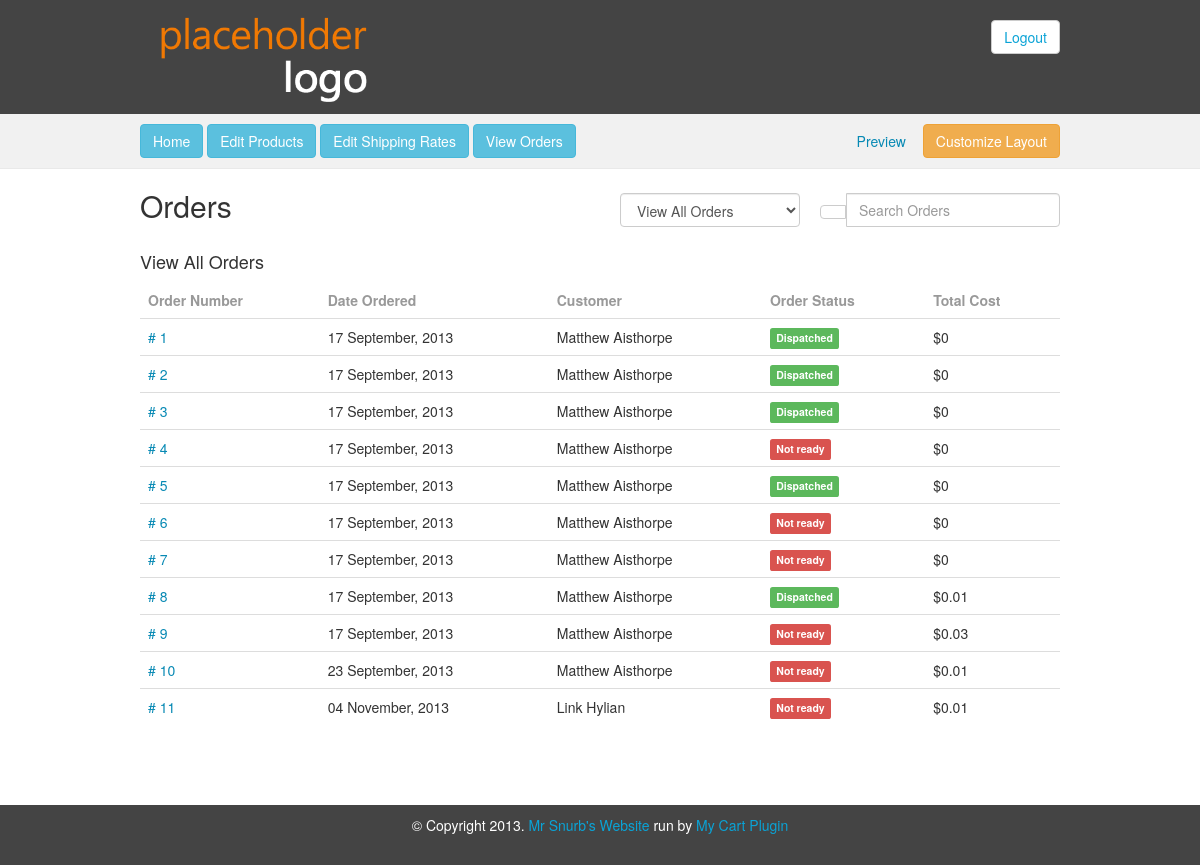
Screenshot of /mycart/admin/orders.php with the database file from the repository.
### tables this page shows
CREATE TABLE IF NOT EXISTS `order` (
  `id` int(11) NOT NULL AUTO_INCREMENT,
  `customerId` int(11) NOT NULL,
  `dateTimeOrdered` datetime NOT NULL,
  `paypalId` varchar(50) NOT NULL,
  `dateTimeSent` datetime DEFAULT NULL,
  `trackingId` int(11) DEFAULT NULL,
  `deliveryAddr` text,
  `billingAddr` text,
  PRIMARY KEY (`id`)
);

CREATE TABLE IF NOT EXISTS `customer` (
  `id` int(11) NOT NULL AUTO_INCREMENT,
  `fname` varchar(35) NOT NULL,
  `lname` varchar(35) NOT NULL,
  `password` varchar(50) NOT NULL,
  `email` varchar(254) NOT NULL,
  `phone` varchar(50) NOT NULL,
  `address` text NOT NULL,
  `shipping` text NOT NULL,
  PRIMARY KEY (`id`)
);

### mycart/admin/orders.php (the view, shortened to what this page needs)
<?php include("../includes/cms-header.inc.php"); ?>
	<div class="body-content">
		<div class="wrapper clearfix">
			<div class="page-head clearfix">
				<div class="page-heading">
					<h2>Orders</h2>
				</div>
				<div class="page-nav">
					<div class="page-nav-1">
						<select class="form-control">
							<option>View All Orders</option>
						</select>
					</div>
					<div class="page-nav-2">
						<div class="input-group">
							<span class="input-group-btn">
								<button class="btn btn-default" type="button"><i class="icon-search"></i></button>
							</span>
							<input type="search" class="form-control" placeholder="Search Orders"/>
						</div>
					</div>
				</div>
			</div>
			<h4>View All Orders</h4>
			<table class="orders table table-hover">
				<thead>
					<tr>
						<td>Order Number</td>
						<td>Date Ordered</td>
						<td>Customer</td>
						<td>Order Status</td>
						<td>Total Cost</td>
					</tr>
				</thead>
				<tbody>
					<?php
					include('../includes/db.inc.php');
					$order = $dbh->query("SELECT o.id, o.dateTimeOrdered, o.dateTimeSent, c.fname, c.lname
							FROM `order` o, customer c
							WHERE o.customerId = c.id");
					$order->setFetchMode(PDO::FETCH_ASSOC);
					while($oItem = $order->fetch())
					{
						echo("<tr class='row-link'>");
						echo('<td><a class="order-link" href="orders-view.php?id=' . $oItem['id'] . '"> # ' . $oItem['id'] . "</td>");
						echo("<td>" . date("d F, Y", strtotime($oItem['dateTimeOrdered'])) . "</td>");
						echo("<td>" . $oItem['fname'] . " ". $oItem['lname'] . "</td>");
						echo("<td>");
						if($oItem['dateTimeSent'] == Null)
						{
							echo('<span class="label label-danger">Not ready</span>');
						}
						else
						{
							echo('<span class="label label-success">Dispatched</span>');
						}
						echo("</td>");
						$ordId = $oItem['id'];
						$products = $dbh->query("SELECT pc.cost, po.quantity
								FROM product p, product_order po, product_cost pc, product_variation pv
								WHERE po.orderId = '$ordId'
								AND po.productId = p.id
								AND po.productVarId = pv.id
								AND po.productId = pc.productId");
						$products->setFetchMode(PDO::FETCH_ASSOC);
						$runningTotal = 0;
						while($product = $products->fetch())
						{
							$runningTotal += $product['cost'] * $product['quantity'];
						}
						echo("<td>$$runningTotal</td>");
						echo("</tr>");
					}
					?>
				</tbody>
			</table>
		</div>
	</div>
<?php include("../includes/cms-footer.inc.php"); ?>

### mycart/includes/cms-header.inc.php (shortened to what this page needs)
<!DOCTYPE html>
<html>
<head>
	<link rel="stylesheet" href="../css/bootstrap.css">
	<link href="http://netdna.bootstrapcdn.com/font-awesome/3.2.1/css/font-awesome.css" rel="stylesheet">
	<link rel="stylesheet" type="text/css" href="../css/cms.css"/>
</head>
<body>
	<div class="pushy-footer-wrapper">
 	<div class="header-content">
		<div class="wrapper clearfix">
				<div class="clearfix">
					<a class="header-logo" href="home.php"><img class="client-logo" src="../img/placeholder-logo.png" alt="Logo"/></a>
					<div class="header-nav">
						<a href="index.php" class="btn btn-default">Logout</a>
					</div>
				</div>
		</div>
	</div>
	<div class="nav-content">
		<div class="wrapper clearfix">
			<div class="inner clearfix">
				<div class="nav-main">
					<a href="home.php" class="btn btn-info"><span class="icon-home"></span> Home</a>
					<a href="products.php" class="btn btn-info"><span class="icon-pencil"></span> Edit Products</a>
					<a href="shipping.php" class="btn btn-info"><i class="icon-truck"></i> Edit Shipping Rates</a>
					<a href="orders.php" class="btn btn-info"><span class="icon-list"></span> View Orders</a>
				</div>
				<div class="nav-customize">
					<a href="preview.php" class="btn btn-invert"><i class="icon-eye-open"></i> Preview</a>
					<a href="customize.php" class="btn btn-warning"><span class="icon-cog"></span> Customize Layout</a>
				</div>
			</div>
		</div>
	</div>

### mycart/includes/cms-footer.inc.php (shortened to what this page needs)
</div>
	<div class="footer">
		<p>&copy; Copyright 2013. <a href="#">Mr Snurb's Website</a> run by <a href="http://www.mycartplugin.com">My Cart Plugin</a></p>
	</div>
</body>
</html>

### mycart/css/cms.css (style rules this page uses)
html { font: 81.25% arial, helvetica, sans-serif; background: #fff; color: #333; line-height: 1; direction: ltr; }
a { color: #0789B4; text-decoration: none; }
table { border-collapse: collapse; border-spacing: 0; }
html, body { position: absolute; height: 100%; min-width: 100%; }
.wrapper { position: relative; min-height: 100%; margin: 0 auto; padding: 0 20px; width: 960px; }
.nav-content { background-color: #f1f1f1; border-bottom: 1px solid #e9e9e9; }
.header-content { background-color: #444; }
.header-content .client-logo { width: 250px; }
.header-content a { color: #0AA3D6; text-decoration: none; }
.header-content .header-logo { float: left; }
.header-content .header-nav { float: right; margin-top: 20px; }
.nav-content .inner { padding: 10px 0; }
.nav-content .nav-main { float: left; }
.nav-content .nav-customize { float: right; }
.page-head { margin-bottom: 20px; }
.page-heading { float: left; }
.page-nav { float: right; margin-top: 24px; }
.page-nav .page-nav-1 { float: left; margin-right: 20px; }
.page-nav .page-nav-2 { float: left; width: 240px; }
.table thead tr { color: #999; font-weight: bold; }
.orders.table tbody tr td { vertical-align: middle; }
.footer { background-color: #444; color: #fff; text-align: center; }
.footer a { color: #0AA3D6; text-decoration: none; }
.pushy-footer-wrapper { min-height: 100%; }
.footer { min-height: 60px; margin-top: -60px; padding: 10px; }
.body-content { padding-bottom: 120px; }

### rows the page displays
order: id "1", dateTimeOrdered "17 September, 2013", customerId.fname "Matthew", customerId.lname "Aisthorpe", shows "Dispatched", runningTotal "0"
order: id "2", dateTimeOrdered "17 September, 2013", customerId.fname "Matthew", customerId.lname "Aisthorpe", shows "Dispatched", runningTotal "0"
order: id "3", dateTimeOrdered "17 September, 2013", customerId.fname "Matthew", customerId.lname "Aisthorpe", shows "Dispatched", runningTotal "0"
order: id "4", dateTimeOrdered "17 September, 2013", customerId.fname "Matthew", customerId.lname "Aisthorpe", shows "Not ready", runningTotal "0"
order: id "5", dateTimeOrdered "17 September, 2013", customerId.fname "Matthew", customerId.lname "Aisthorpe", shows "Dispatched", runningTotal "0"
order: id "6", dateTimeOrdered "17 September, 2013", customerId.fname "Matthew", customerId.lname "Aisthorpe", shows "Not ready", runningTotal "0"
order: id "7", dateTimeOrdered "17 September, 2013", customerId.fname "Matthew", customerId.lname "Aisthorpe", shows "Not ready", runningTotal "0"
order: id "8", dateTimeOrdered "17 September, 2013", customerId.fname "Matthew", customerId.lname "Aisthorpe", shows "Dispatched", runningTotal "0.01"
order: id "9", dateTimeOrdered "17 September, 2013", customerId.fname "Matthew", customerId.lname "Aisthorpe", shows "Not ready", runningTotal "0.03"
order: id "10", dateTimeOrdered "23 September, 2013", customerId.fname "Matthew", customerId.lname "Aisthorpe", shows "Not ready", runningTotal "0.01"
order: id "11", dateTimeOrdered "04 November, 2013", customerId.fname "Link", customerId.lname "Hylian", shows "Not ready", runningTotal "0.01"
